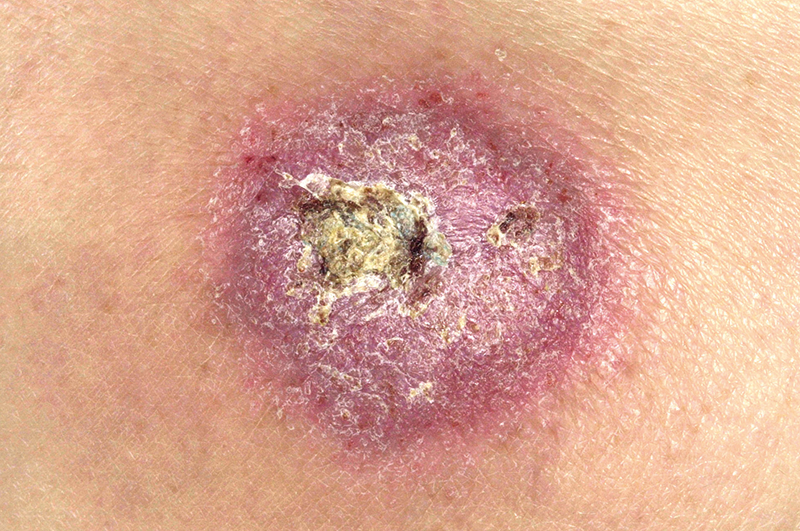
#> input picture images/skin.png, 800 x 531 px
$ python 03_color_spaces.py
#> lines starting #> are read from the running program, lines starting #| are printed output that depends on the picture; after the words box and inside, x2 and y2 are one past the last pixel; in counts of white or black regions, pixels touching at a corner belong together
# ============================================================
# Color Spaces
#
# 1. HSV
# 2. Lab
# 3. Per-channel Adjustment
# 4. Color Range Masking
# ============================================================

import cv2
import numpy as np

image = cv2.imread("images/skin.png")
#> image is the input picture: shape (531, 800, 3); mean B, G, R 144.6, 166.8, 218.9


# ============================================================
# 1. HSV
# ============================================================

hsv = cv2.cvtColor(image, cv2.COLOR_BGR2HSV)
#> hsv: shape (531, 800, 3); mean H, S, V 35.4, 89.3, 218.9

print("HSV pixel:", hsv[100, 100])
#| HSV pixel: [ 12  96 240]


# ============================================================
# 2. Lab
# ============================================================

lab = cv2.cvtColor(image, cv2.COLOR_BGR2LAB)
#> lab: shape (531, 800, 3); mean of channels 0, 1, 2 185.2, 144.4, 147

print("Lab pixel:", lab[100, 100])
#| Lab pixel: [204 142 154]


# ============================================================
# 3. Per-channel Adjustment
# ============================================================

l, a, b = cv2.split(lab)
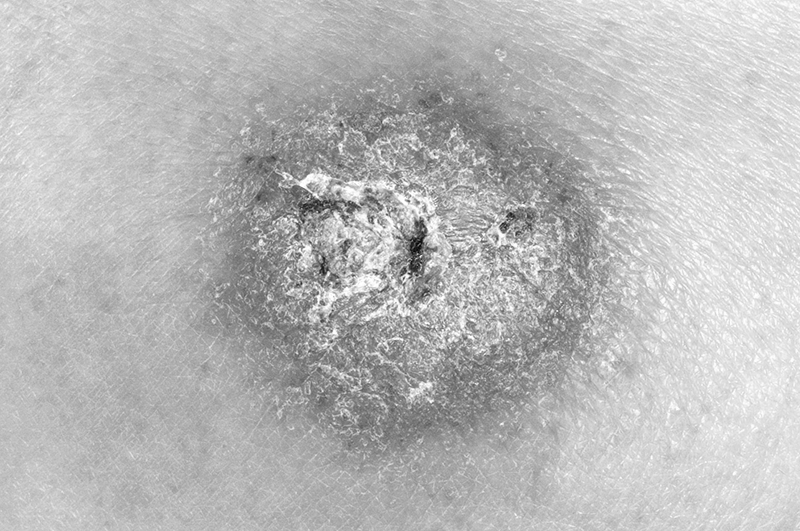
#> l: shape (531, 800); min 7, max 255, mean 185.2
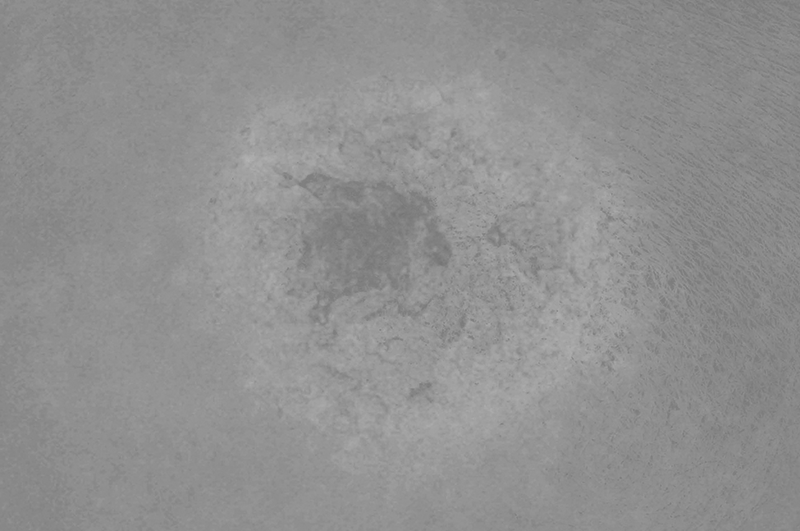
#> a: shape (531, 800); min 116, max 179, mean 144.4
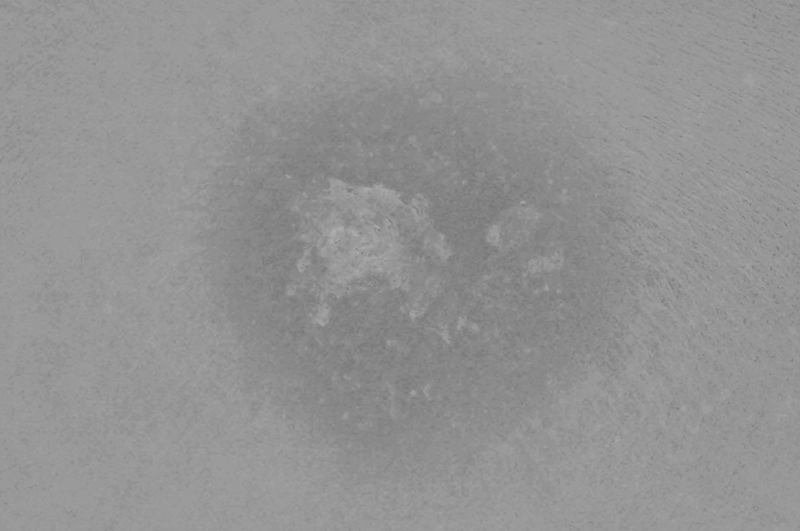
#> b: shape (531, 800); min 118, max 177, mean 147

# Per-channel Adjustment: increase only L (Lightness) by 30
l = cv2.add(l, 30)
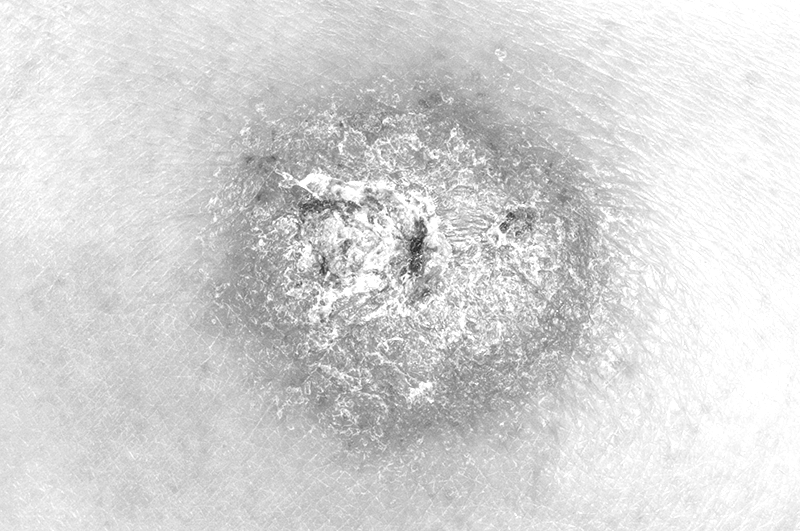
#> l: shape (531, 800); min 37, max 255, mean 214.5

adjusted_lab = cv2.merge((l, a, b))
#> adjusted_lab: shape (531, 800, 3); mean of channels 0, 1, 2 214.5, 144.4, 147

adjusted = cv2.cvtColor(adjusted_lab, cv2.COLOR_LAB2BGR)
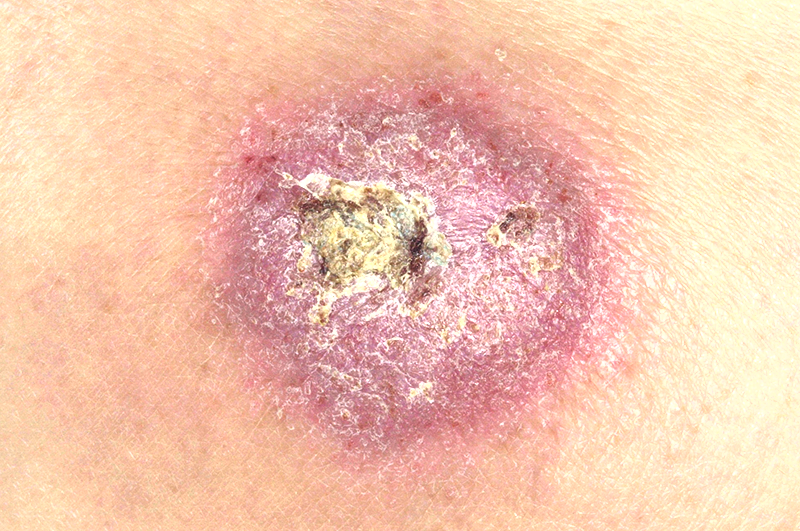
#> adjusted: shape (531, 800, 3); mean B, G, R 175.2, 198.2, 243.5


# ============================================================
# 4. Color Range Masking
# ============================================================

lower = np.array([165, 60, 40])
upper = np.array([179, 255, 255])

# Color Range Masking: inside = white (255), outside = black (0)
mask = cv2.inRange(hsv, lower, upper)
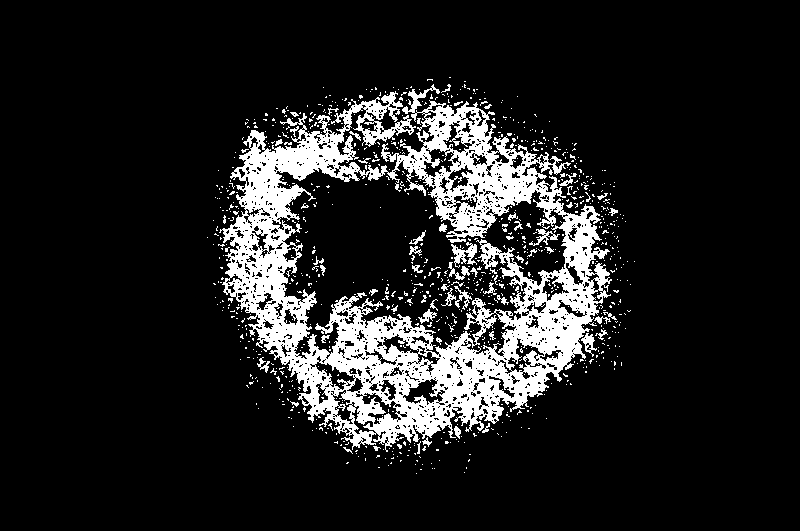
#> mask: shape (531, 800); 13.1% white; 940 white regions (880 under 20 px), largest, box (x1, y1, x2, y2) and area: (219, 84, 612, 452) 49737, (451, 242, 477, 268) 311, (529, 229, 560, 246) 171

# White areas keep original colors; black areas become black
result = cv2.bitwise_and(image, image, mask=mask)
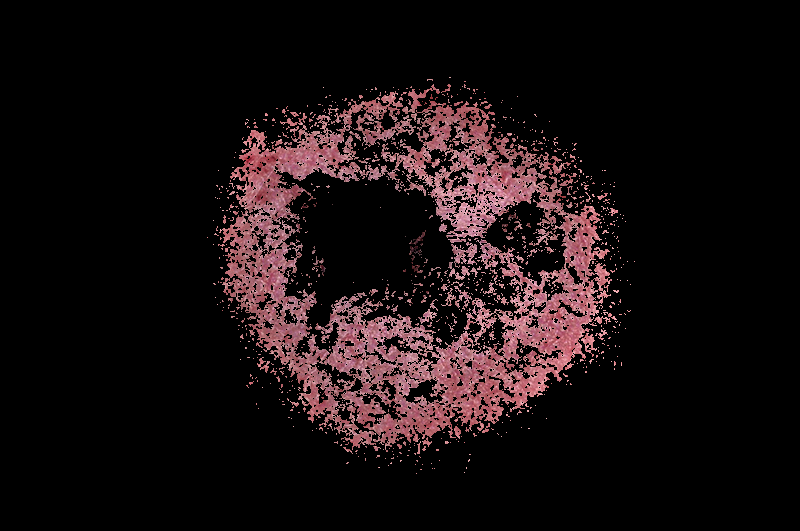
#> result: shape (531, 800, 3); mean B, G, R 16.4, 15.2, 24.2


# ============================================================
# Show Results
# ============================================================

cv2.imshow("Original", image)
cv2.imshow("Adjusted Lightness", adjusted)
cv2.imshow("Mask", mask)
cv2.imshow("Selected Red Areas", result)

cv2.waitKey(0)
cv2.destroyAllWindows()
